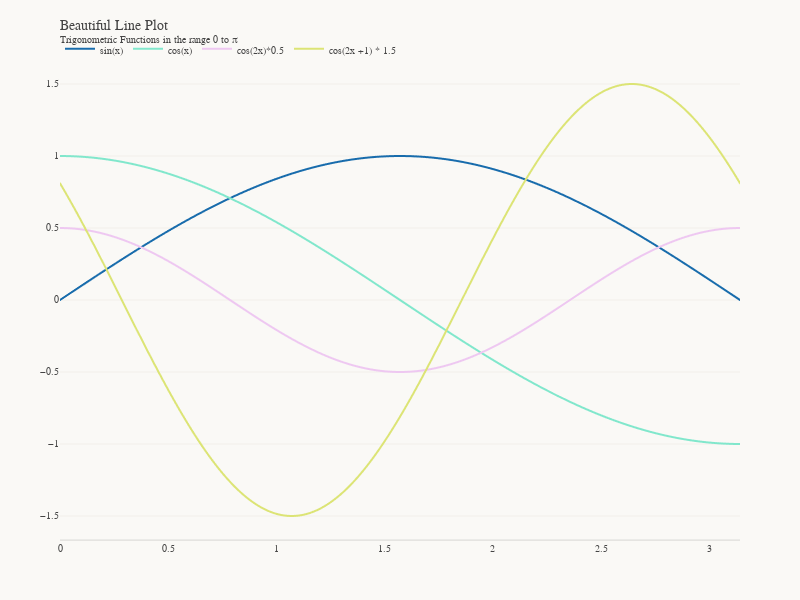

Write notebook code for a chart like this one.
### Code cell
io.templates['richview'] = generate_RichView_plotly_theme()  # Generate the richview template
io.templates.default = 'richview'  # Set the default template to richview
fig = px.line(df, title=f'{title}<br><sup>{subtitle}</sup>', width=width, height=height)  # Plot the data
fig.update_layout(legend_title_text='', xaxis_title='', yaxis_title='')
fig.show()

### Figure 1 — Plotly figure (JSON) as saved in the notebook; plotly's stock layout.template omitted (floating-point values rounded to 4 significant figures; data arrays with more than 128 entries replaced by an {"elided": "..."} marker saying what was removed)
{"data": [{"hovertemplate": "variable=sin(x)<br>x=%{x}<br>value=%{y}<extra></extra>", "legendgroup": "sin(x)", "line": {"color": "#186cac", "dash": "solid"}, "marker": {"symbol": "circle"}, "mode": "lines", "name": "sin(x)", "showlegend": true, "type": "scattergl", "x": {"elided": "1000 float values"}, "xaxis": "x", "y": {"elided": "1000 float values"}, "yaxis": "y"}, {"hovertemplate": "variable=cos(x)<br>x=%{x}<br>value=%{y}<extra></extra>", "legendgroup": "cos(x)", "line": {"color": "#81e7cc", "dash": "solid"}, "marker": {"symbol": "circle"}, "mode": "lines", "name": "cos(x)", "showlegend": true, "type": "scattergl", "x": {"elided": "1000 float values"}, "xaxis": "x", "y": {"elided": "1000 float values"}, "yaxis": "y"}, {"hovertemplate": "variable=cos(2x)*0.5<br>x=%{x}<br>value=%{y}<extra></extra>", "legendgroup": "cos(2x)*0.5", "line": {"color": "#eec8f1", "dash": "solid"}, "marker": {"symbol": "circle"}, "mode": "lines", "name": "cos(2x)*0.5", "showlegend": true, "type": "scattergl", "x": {"elided": "1000 float values"}, "xaxis": "x", "y": {"elided": "1000 float values"}, "yaxis": "y"}, {"hovertemplate": "variable=cos(2x +1) * 1.5<br>x=%{x}<br>value=%{y}<extra></extra>", "legendgroup": "cos(2x +1) * 1.5", "line": {"color": "#dce475", "dash": "solid"}, "marker": {"symbol": "circle"}, "mode": "lines", "name": "cos(2x +1) * 1.5", "showlegend": true, "type": "scattergl", "x": {"elided": "1000 float values"}, "xaxis": "x", "y": {"elided": "1000 float values"}, "yaxis": "y"}], "layout": {"height": 600, "legend": {"title": {"text": ""}, "tracegroupgap": 0}, "title": {"text": "Beautiful Line Plot<br><sup>Trigonometric Functions in the range 0 to π</sup>"}, "width": 800, "xaxis": {"anchor": "y", "domain": [0, 1], "title": {"text": ""}}, "yaxis": {"anchor": "x", "domain": [0, 1], "title": {"text": ""}}}}
